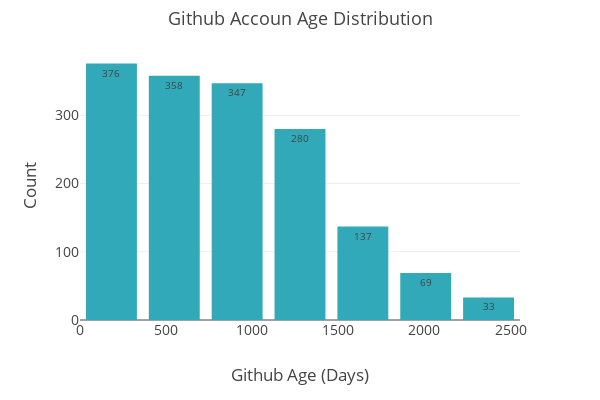

Write notebook code for a chart like this one.
### Code cell
age1=list(df['github_age_in_days'])
count=[376,358,347,280,137,69,33]
xaxis = [182.5,547.5,912.5,1277.5,1642.5,2007.5,2372.5]
data = [go.Histogram(
    x=age1,
    histfunc='count',
    #name='',
    autobinx=False,
    #text=['22.2%','19.1%','16.5%','22.6%','19.6%'],
    xbins=dict(
        start=0,
        end=2500,
        size=365
    ),
    marker=dict(
        color='#31A9B8',
    ),
    #opacity=0.75,
)]

layout = go.Layout(
    width= 600,
    height = 400,
    title='Github Accoun Age Distribution ',
    xaxis=dict(
        title='Github Age (Days)'
    ),
    yaxis=dict(
        title='Count'
    ),
     annotations=[
        dict(x=xi,y=yi,
             font=dict(
                size=10
            ),
             text=str(yi),
             xanchor='center',
             yanchor='top',
             showarrow=False,
        ) for xi, yi in zip(xaxis, count)],
    bargap=0.1,
    bargroupgap=0.1,
    font = dict(size=14),
    titlefont = dict(size=18),
    margin=dict(
            t=50,
            #autoexpand=True
        ),
)
fig = go.Figure(data=data, layout=layout)
iplot(fig, filename='styled histogram',show_link=False)
offline.plot(fig,image_height=400,image_width=600,image='png')

### Figure 1 — Plotly figure (JSON) as saved in the notebook; plotly's stock layout.template omitted (floating-point values rounded to 4 significant figures; data arrays with more than 128 entries replaced by an {"elided": "..."} marker saying what was removed)
{"data": [{"autobinx": false, "histfunc": "count", "marker": {"color": "#31A9B8"}, "type": "histogram", "x": {"elided": "1600 float values"}, "xbins": {"end": 2500, "size": 365, "start": 0}}], "layout": {"annotations": [{"font": {"size": 10}, "showarrow": false, "text": "376", "x": 182.5, "xanchor": "center", "y": 376, "yanchor": "top"}, {"font": {"size": 10}, "showarrow": false, "text": "358", "x": 547.5, "xanchor": "center", "y": 358, "yanchor": "top"}, {"font": {"size": 10}, "showarrow": false, "text": "347", "x": 912.5, "xanchor": "center", "y": 347, "yanchor": "top"}, {"font": {"size": 10}, "showarrow": false, "text": "280", "x": 1278.0, "xanchor": "center", "y": 280, "yanchor": "top"}, {"font": {"size": 10}, "showarrow": false, "text": "137", "x": 1642.0, "xanchor": "center", "y": 137, "yanchor": "top"}, {"font": {"size": 10}, "showarrow": false, "text": "69", "x": 2008.0, "xanchor": "center", "y": 69, "yanchor": "top"}, {"font": {"size": 10}, "showarrow": false, "text": "33", "x": 2372.0, "xanchor": "center", "y": 33, "yanchor": "top"}], "bargap": 0.1, "bargroupgap": 0.1, "font": {"size": 14}, "height": 400, "margin": {"t": 50}, "title": "Github Accoun Age Distribution ", "titlefont": {"size": 18}, "width": 600, "xaxis": {"title": "Github Age (Days)"}, "yaxis": {"title": "Count"}}}
